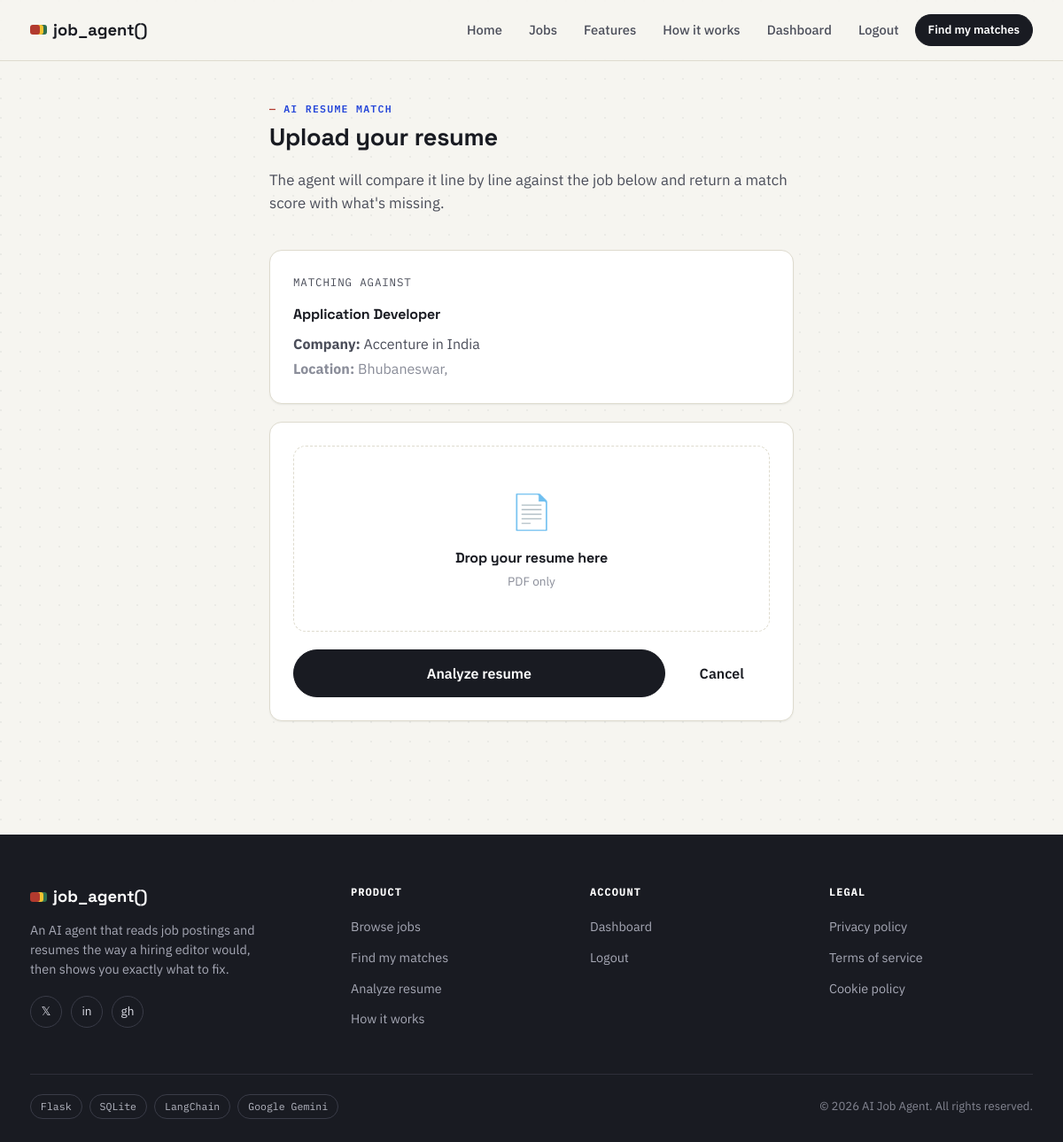
Page /upload_resume/1 (signed in) on the committed database.
### database/models.py (models this page shows)
class Job(Base):
    __tablename__ = "jobs"
    id = Column(Integer, primary_key=True)
    company = Column(
        String,
        nullable=False
    )
    title = Column(
        String,
        nullable=False
    )
    location = Column(String)
    experience = Column(String)
    salary = Column(String)
    source = Column(String)
    posted_date = Column(String)
    description = Column(Text)
    url = Column(
        String,
        unique=True,
        nullable=False
    )
    match_score = Column(
        Integer,
        default=0
    )
    status = Column(
        String(20),
        default="active",
        nullable=False
    )
    last_seen = Column(
        DateTime,
        default=datetime.utcnow,
        nullable=False
    )
    last_scrape_id = Column(
        Integer,
        nullable=True
    )
    created_at = Column(
        DateTime,
        default=datetime.utcnow,
        nullable=False
    )
    updated_at = Column(
        DateTime,
        default=datetime.utcnow,
        onupdate=datetime.utcnow,
        nullable=False
    )
    expires_at = Column(
        DateTime,
        nullable=True
    )

### dashboard/app.py (the view, shortened to what this page needs)
@app.route("/upload_resume/<int:job_id>", methods=["GET", "POST"])
@login_required
def upload_resume(job_id):
    session = SessionLocal()
    try:
        job = session.query(Job).filter(Job.id == job_id).first()
        if not job:
            return "Job Not Found", 404
        cleaned_description = clean_job_description(job.description)
        return render_template(
            "upload_resume.html",
            job=job,
            cleaned_description=cleaned_description
        )
    finally:
        session.close()

### utils/text_cleaner.py (called while the page is built)
def clean_job_description(text):
    if not text:
        return ""
    text = re.sub(r"<br\s*/?>", "\n", text, flags=re.IGNORECASE)
    text = re.sub(r"<[^>]+>", "", text)
    spam_patterns = [
        r"Please mention.*?human\.",
        r"Please include.*?application\.",
        r"Companies can search these words.*",
        r"This is a beta feature.*",
    ]
    for pattern in spam_patterns:
        text = re.sub(
            pattern,
            "",
            text,
            flags=re.IGNORECASE | re.DOTALL,
        )
    text = re.sub(r"[ \t]+", " ", text)
    text = re.sub(r"\n{3,}", "\n\n", text)
    return text.strip()

### templates/upload_resume.html (shortened to what this page needs)
{% extends "base.html" %}
{% block content %}
<div class="container-narrow" style="padding:40px 24px 56px;">
  <div class="page-head" style="padding:0 0 24px;">
    <span class="eyebrow">AI RESUME MATCH</span>
    <h1 style="font-size:1.7rem;">Upload your resume</h1>
    <p class="lead">The agent will compare it line by line against the job below and return a match score with what's missing.</p>
  </div>
  <div class="card" style="margin-bottom:20px;">
    <div class="card-body">
      <div class="section-title">Matching against</div>
      <h4 style="margin-bottom:8px;">{{ job.title }}</h4>
      <p style="margin-bottom:4px;"><strong>Company:</strong> {{ job.company }}</p>
      <p style="color:var(--ink-faint);margin-bottom:0;"><strong>Location:</strong> {{ job.location if job.location else "Remote / Not specified" }}</p>
    </div>
  </div>
  <div class="card">
    <div class="card-body">
      <form id="resumeForm" data-loading action="{{ url_for('upload_resume', job_id=job.id) }}" method="POST" enctype="multipart/form-data">
        <div class="dropzone" id="dropzone">
          <div class="icon">📄</div>
          <h4>Drop your resume here</h4>
          <p class="hint">PDF only</p>
        </div>
        <div style="display:flex;gap:10px;margin-top:20px;">
          <button type="submit" class="btn btn-primary btn-lg" style="flex:1;">Analyze resume</button>
          <a href="{{ url_for('index') }}" class="btn btn-ghost btn-lg">Cancel</a>
        </div>
      </form>
    </div>
  </div>
</div>
{% endblock %}

### static/css/main.css (style rules this page uses)
:root { --paper: #F6F5F0; --paper-2: #FFFFFF; --paper-3: #EFEDE4; --ink: #191B22; --ink-soft: #4B4E5A; --ink-faint: #8A8D99; --line: #DEDBCE; --line-2: #E8E6DC; --ballpoint: #2647D9; --ballpoint-dark: #1B34A8; --ballpoint-tint: #EAEEFC; --pass: #2F6F4E; --pass-tint: #E4F0E8; --fail: #B23A2E; --fail-tint: #FBEAE7; --mark: #F2C230; --mark-dark: #C79A0F; --shadow-1: 0 1px 2px rgba(25,27,34,.06); --shadow-2: 0 6px 20px rgba(25,27,34,.08); --shadow-stamp: 0 3px 0 rgba(178,58,46,.15); --radius: 14px; --radius-sm: 8px; --font-display: 'Space Grotesk', 'Segoe UI', sans-serif; --font-body: 'IBM Plex Sans', 'Segoe UI', sans-serif; --font-mono: 'IBM Plex Mono', 'Courier New', monospace; }
*,*::before,*::after { box-sizing:border-box; }
html { scroll-behavior:smooth; }
body { margin:0; background:var(--paper); color:var(--ink); font-family:var(--font-body); font-size:16px; line-height:1.55; -webkit-font-smoothing:antialiased; background-image: radial-gradient(circle at 1px 1px, rgba(25,27,34,.05) 1px, transparent 0); background-size:22px 22px; }
a { color:var(--ballpoint); text-decoration:none; }
h1,h2,h3,h4,h5 { font-family:var(--font-display); font-weight:700; letter-spacing:-0.01em; margin:0 0 .5em; color:var(--ink); }
p { margin:0 0 1em; color:var(--ink-soft); }
button { font-family:inherit; }
.container-narrow { width:100%; max-width:640px; margin:0 auto; padding:0 24px; }
.eyebrow { display:inline-flex; align-items:center; gap:8px; font-family:var(--font-mono); font-size:.72rem; font-weight:600; text-transform:uppercase; letter-spacing:.11em; color:var(--ballpoint); }
.eyebrow::before { content:"—"; color:var(--fail); }
.lead { font-size:1.05rem; color:var(--ink-soft); max-width:60ch; }
.btn { display:inline-flex; align-items:center; justify-content:center; gap:8px; padding:11px 20px; border-radius:999px; border:1.5px solid transparent; font-family:var(--font-body); font-weight:600; font-size:.92rem; cursor:pointer; transition:transform .12s ease, box-shadow .12s ease, background .12s ease, border-color .12s ease; white-space:nowrap; }
.btn-primary { background:var(--ink); color:#fff; border-color:var(--ink); }
.btn-ghost { background:transparent; color:var(--ink); border-color:transparent; padding-left:8px; padding-right:8px; }
.btn-lg { padding:14px 28px; font-size:1rem; }
.card { background:var(--paper-2); border:1px solid var(--line); border-radius:var(--radius); box-shadow:var(--shadow-1); }
.card-body { padding:26px; }
.page-head { padding:38px 0 26px; }
.page-head h1 { font-size:2rem; }
.dropzone { border:1.5px dashed var(--line); border-radius:var(--radius); padding:44px 24px; text-align:center; cursor:pointer; position:relative; transition:border-color .15s ease, background .15s ease; }
.dropzone .icon { font-size:2.4rem; margin-bottom:10px; }
.dropzone h4 { margin-bottom:4px; }
.dropzone .hint { color:var(--ink-faint); font-size:.85rem; margin:0; }
.section-title { font-family:var(--font-mono); font-size:.78rem; text-transform:uppercase; letter-spacing:.07em; color:var(--ink-soft); margin-bottom:14px; }

### rows in the picture
Job: title "Application Developer", company "Accenture in India", location "Bhubaneswar,"
